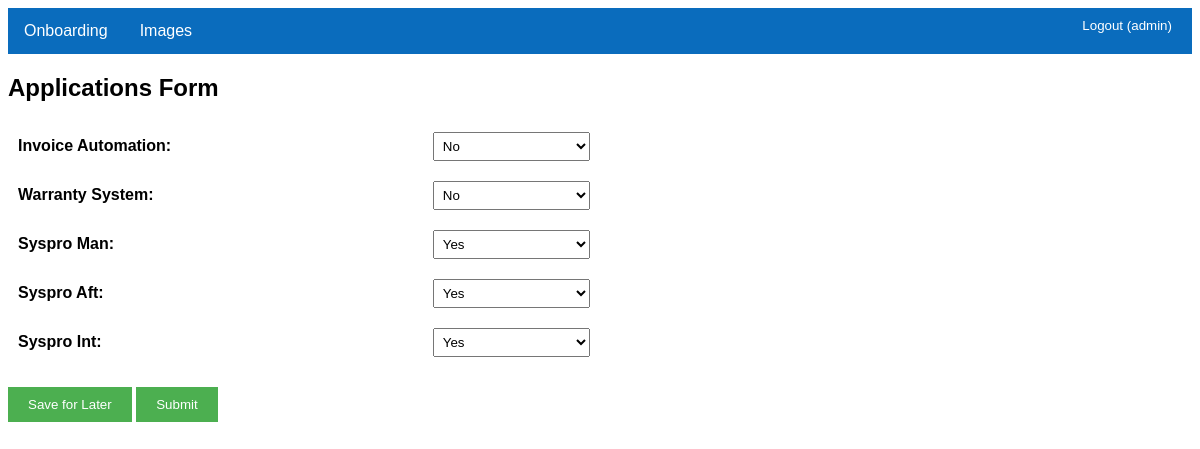
Page /onboarding/applications/1 (signed in) on the earlier database version.
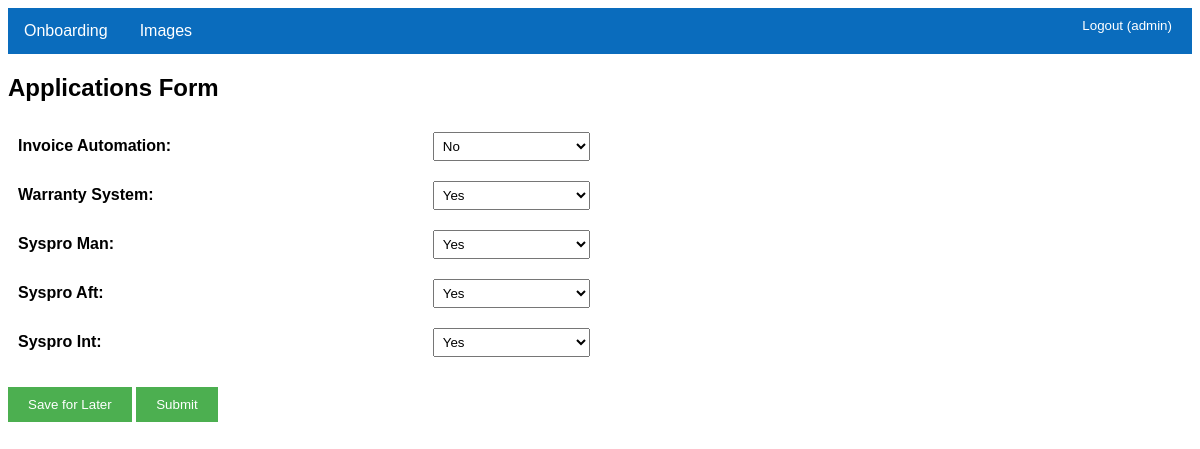
Same page on the later database version.
### onboarding/models.py (models this page shows, shortened)
class OnboardingForm(models.Model):
    first_name = models.CharField(max_length=100)
    surname = models.CharField(max_length=100)
    manager_email = models.EmailField()
    job_title = models.CharField(max_length=100)
    department = models.ForeignKey(Department, on_delete=models.SET_NULL, null=True)  # ForeignKey
    site = models.ForeignKey('Site', on_delete=models.SET_NULL, null=True, blank=True)
    email = models.EmailField()
    need_hardware = models.CharField(max_length=1, choices=[('Y', 'Yes'), ('N', 'No')], default='N')
    need_wfh_hardware = models.CharField(max_length=1, choices=[('Y', 'Yes'), ('N', 'No')], default='N')
    hardware_option = models.ForeignKey('HardwareOption', on_delete=models.SET_NULL, null=True, blank=True)
    invoice_automation = models.CharField(max_length=1, choices=[('Y', 'Yes'), ('N', 'No')], default='N')
    warranty_system = models.CharField(max_length=1, choices=[('Y', 'Yes'), ('N', 'No')], default='N')
    syspro_man = models.CharField(max_length=1, choices=[('Y', 'Yes'), ('N', 'No')], default='N')
    syspro_aft = models.CharField(max_length=1, choices=[('Y', 'Yes'), ('N', 'No')], default='N')
    syspro_int = models.CharField(max_length=1, choices=[('Y', 'Yes'), ('N', 'No')], default='N')
    submitted = models.BooleanField(default=False)
    created_at = models.DateTimeField(auto_now_add=True)
    updated_at = models.DateTimeField(auto_now=True)

### onboarding/views.py (the view)
# urls.py: path('applications/<int:form_id>', views.onboarding_applications, name='onboarding_applications'),  # URL for the application form
@login_required
def onboarding_applications(request, form_id):
    form_instance = get_object_or_404(OnboardingForm, id=form_id)
    if request.method == 'POST':
        form = OnboardingFormApplication(request.POST, instance=form_instance)
        if form.is_valid():
            if 'submit' in request.POST:
                form_instance.submitted = True  # Mark the form as submitted
                form_instance.save()
                return redirect('onboarding_list')  # Redirect after submission
            form.save()
            return redirect('onboarding_list')  # Or wherever you want to redirect after submission
    else:
        form = OnboardingFormApplication(instance=form_instance)
    return render(request, 'onboarding/applications_form.html', {'form': form})

### onboarding/forms.py
class OnboardingFormApplication(forms.ModelForm):
    invoice_automation = forms.ChoiceField(choices=[('Y', 'Yes'), ('N', 'No')], label='Invoice Automation')
    warranty_system = forms.ChoiceField(choices=[('Y', 'Yes'), ('N', 'No')], label='Warranty System')
    syspro_man = forms.ChoiceField(choices=[('Y', 'Yes'), ('N', 'No')], label='Syspro Man')
    syspro_aft = forms.ChoiceField(choices=[('Y', 'Yes'), ('N', 'No')], label='Syspro Aft')
    syspro_int = forms.ChoiceField(choices=[('Y', 'Yes'), ('N', 'No')], label='Syspro Int')
    class Meta:
        model = OnboardingForm
        fields = ['invoice_automation', 'warranty_system', 'syspro_man', 'syspro_aft', 'syspro_int' ]

### onboarding/templates/onboarding/applications_form.html (shortened to what this page needs)
{% extends 'base.html' %}
{% block content %}
    <h2>Applications Form</h2>
    <form method="post">
        <table>
            <tr>
                <td><label for="id_invoice_automation">Invoice Automation:</label></td>
                <td>{{ form.invoice_automation }}</td>
            </tr>
            <tr>
                <td><label for="id_warranty_system">Warranty System:</label></td>
                <td>{{ form.warranty_system }}</td>
            </tr>
            <tr>
                <td><label for="id_syspro_man">Syspro Man:</label></td>
                <td>{{ form.syspro_man }}</td>
            </tr>
            <tr>
                <td><label for="id_syspro_aft">Syspro Aft:</label></td>
                <td>{{ form.syspro_aft }}</td>
            </tr>
            <tr>
                <td><label for="id_syspro_int">Syspro Int:</label></td>
                <td>{{ form.syspro_int }}</td>
            </tr>
        </table>
        <div class="form-buttons">
            <button type="submit" name="save">Save for Later</button>
            <button type="submit" name ="submit">Submit</button>
        </div>
    </form>
{% endblock %}

### onboarding/templates/base.html (shortened to what this page needs)
<!DOCTYPE html>
<html>
<head>
</head>
<body>
    <div class="navbar">
        <div class="dropdown">
            <button class="dropbtn">Onboarding
            </button>
        </div>
        <div class="dropdown">
            <button class="dropbtn">Images
            </button>
        </div>
        <div class="navbar-right">
            {% if user.is_authenticated %}
            <form method="POST" action="{% url 'logout' %}">
                <button type="submit" class="btn btn-link" style="background-color: #0a6cbd; color: white; border: none; padding: 10px 20px; cursor: pointer;">
                    Logout ({{ user.username }})
                </button>
            </form>
            {% else %}
                <a href="{% url 'login' %}">Login</a>
            {% endif %}
        </div>
    </div>
    <div class="content">
        {% block content %}{% endblock %}
    </div>
</body>
</html>

### onboarding/templates/base.html (style rules this page uses)
table { width: 50%; margin: 20px 0; border-collapse: collapse; }
table td { padding: 10px; }
table td label { font-weight: bold; }
table td input, table td select { width: 100%; padding: 5px; box-sizing: border-box; }
button { padding: 10px 20px; background-color: #4CAF50; color: white; border: none; cursor: pointer; }
body { font-family: Arial, sans-serif; }
.navbar { overflow: hidden; background-color: #0a6cbd; }
.dropdown { float: left; overflow: hidden; }
.dropdown .dropbtn { font-size: 16px; border: none; outline: none; color: white; padding: 14px 16px; background-color: inherit; font-family: inherit; margin: 0; }
.navbar-right { float: right; }

Differences in the rows shown:
changed OnboardingForm "No": warranty_system "No" → "Yes"
